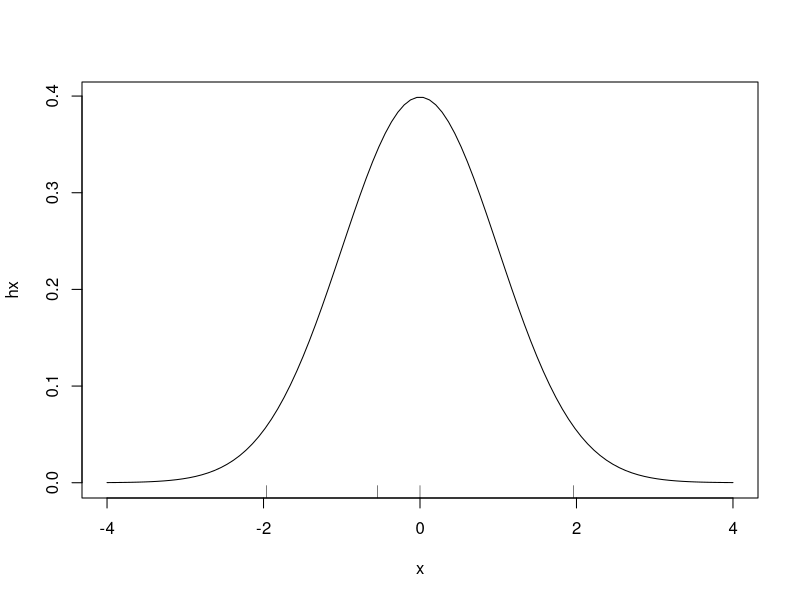
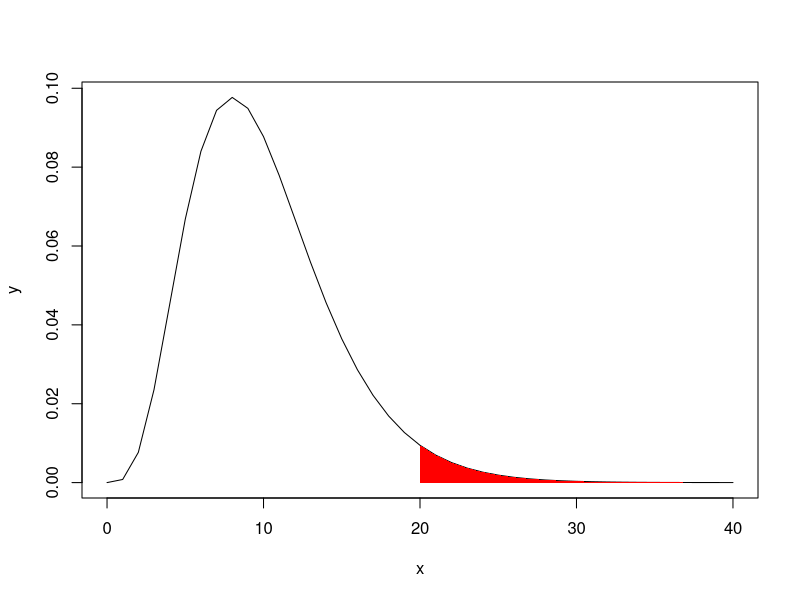

Generate these figures, in order, with R:
## ---- chunk 1
knitr::opts_chunk$set(echo = TRUE)
## ---- chunk 2
x<-c(3.801895,5.214785,5.445979,4.293448,7.401404,4.156799,6.029400,3.982314,3.605331,4.707879,4.087529,4.635022,5.597247,3.889285,6.268631,
6.304441,5.565396,5.380210,1.754372,5.449418)
u.test<-function(x,mu,thegma)
{  Se=thegma/sqrt(length(x))
   u=(mean(x)-mu)/Se
   p=pnorm(u)
   list(u=u, p=p)
}
rst<-u.test(x,5,1)
rst

m<-qnorm(0.975)
x <- seq(-4, 4, length=100)
hx <- dnorm(x)
plot(x,hx,"l")
rug(c(-m,rst$u,0,m))

## ---- chunk 3
n <- pnorm(80,100,15)
n
pnorm(120,100,15)-pnorm(80,100,15)

## ---- chunk 4
u.test<-function(x,mu,thegma,alternative="twoside")
{  Se=thegma/sqrt(length(x))
   u <-(mean(x)-mu)/Se
   p <-pnorm(u)
   if(alternative=="twoside") p<-2*(1-pnorm(abs(u))) #u轉成正的可得兩邊面積
   #1-pnorm(u)會得到最右邊白色，但因為是twoside可能在另一邊，所以乘2才對
   else if (alternative=="less") p<-pnorm(u)
   else p <- 1-pnorm(u)
   list(u=u, p=p)
}

b=c(22,24,21,24,23,24,23,22,21,25)
u.test(b, 25,2.4,"less")

## ---- chunk 5

x=c(502,496,510,508,506,498,512,497,515,503,510,506)
t.test(x,mu=500,alternative ="greater") 
#P-value小於0.025 範圍(0.025,0.075)
var.test1<-function(x, sigma2){
  n<-length(x)
  S2=var(x)
  df=n-1
  chi2<-df*S2/sigma2;
  #來自於標準常態分配的n個隨機變數，其平方和屬於chi2(n)，卡方自由度n的分配
  P<-pchisq(chi2,df)
  data.frame(var=S2, df=df, chisq2=chi2, P_value=P)
}
var.test1(x,400)
## ---- chunk 6
x1=c(24, 29, 39, 40, 32, 32, 31, 44, 37, 37, 50, 28, 24, 48, 25, 
     40, 32, 34, 35, 41)
x2=c(44, 34, 36, 38, 30, 30, 35, 38, 40, 46, 38, 35, 38, 36, 38, 
     40, 34, 37, 40, 46)
var.test(x1,x2)

x1=c(48,47,44,45,46,47,43,47,42,48)
x2=c(36,45,47,38,39,42,36,42,46,35)
var.test(x1,x2)
## ---- chunk 7
before = c(94.5,101,110,103.5,97,88.5,96.5,101,104,116.5)
after = c(85,89.5,101.5,96,86,80.5,87,93.5,93,102)
t.test(before,after,paired=T)
## ---- chunk 8
ks.test(rnorm(100, mean = 5, sd = 3),"pnorm",mean=5,sd=3)#來自常態
ks.test(rnorm(100, mean = 5, sd = 3),rnorm(100, mean = 5, sd = 3)) #來自同一母體
## ---- chunk 9
install.packages("nortest")
library(nortest)
lillie.test(rnorm(100, mean = 5, sd = 3))
## ---- chunk 10
x <- seq(0,40)
y <- dchisq(x,df=10) 
#卡方分配:x所對應的密度：dchisq(x,df,ncp=0)
i <-x>=20
plot(x,y,"l")
polygon(c(x[i],20),c(y[i],0), col="red", border=NA) #將頭尾連在一起，才會畫出右邊紅色區塊
#polygon給x跟y，他會將尾巴連結到開頭，在區域內畫圖
